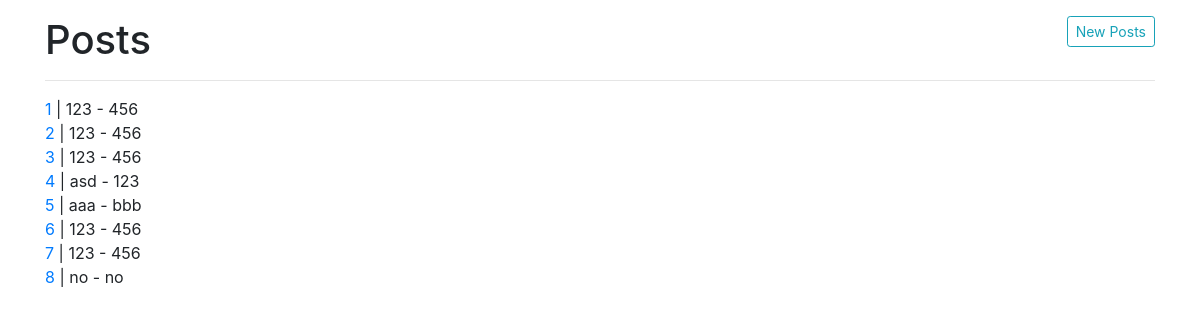
/posts/, run on the app's committed database.
### practice1/models.py (models this page shows, shortened)
class Post(models.Model):
    title = models.CharField(max_length=255)
    content = models.TextField(max_length=255)

### practice1/views.py (the view)
# urls.py: path('posts/', views.index, name='posts_index'),
def index(request):
    posts = Post.objects.all()
    return render(request, 'posts/index.html', {
        'posts': posts,
    })

### templates/posts/index.html (shortened to what this page needs)
{% extends "layout.html" %}
{% block main %}
    <a class="btn btn-outline-info btn-sm float-right" href="{% url 'posts:new' %}">New Posts</a>
    <h1>Posts</h1>
    <hr>
    {% for post in posts %}
        <a href="{% url 'posts:show' post.id %}">{{ post.id }}</a> | {{ post.title }} - {{ post.content }} <br>
    {% endfor %}
{% endblock %}

### data on the page
Post: id "1", title "123", content "456"
Post: id "2", title "123", content "456"
Post: id "3", title "123", content "456"
Post: id "4", title "asd", content "123"
Post: id "5", title "aaa", content "bbb"
Post: id "6", title "123", content "456"
Post: id "7", title "123", content "456"
Post: id "8", title "no", content "no"
